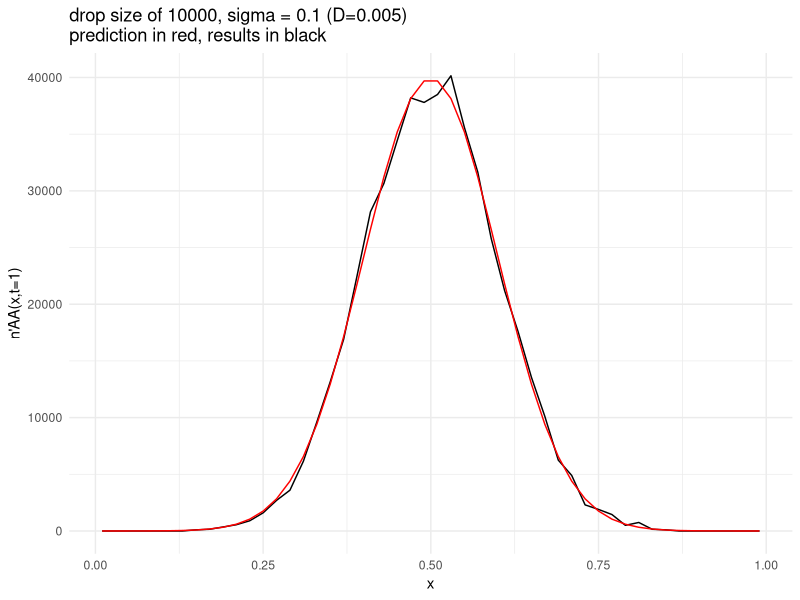
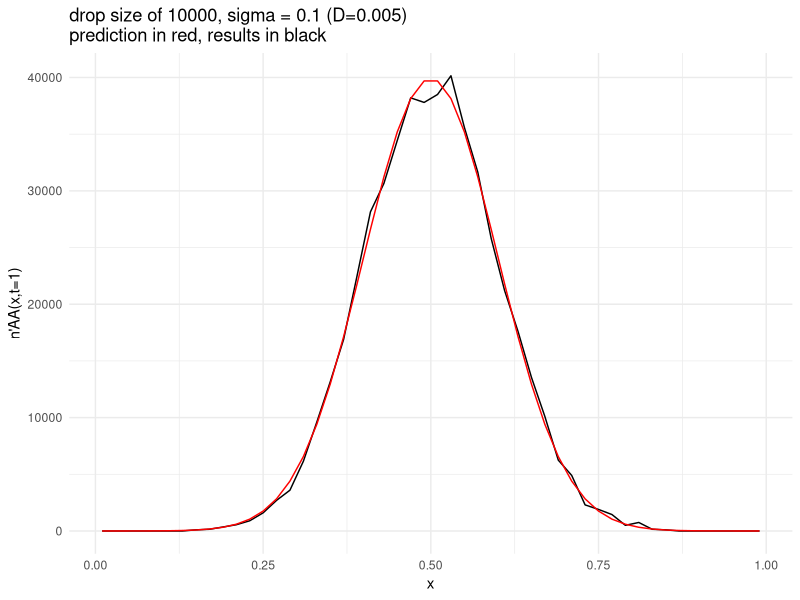

Generate these figures, in order, with R:
diffusion_nAA_expectation = function(x, sigma, m){
  D = 0.5*(sigma^2)
  t = 1
  term1 = m/sqrt(4*pi*D*t)
  x_adjust = x - 0.5 # the equation assumes that the drop occurred at x=0
  term2 = exp(-0.25*((x_adjust^2)/(D*t)))
  sol = term1*term2
  return(sol)
}

x_left = seq(0.0,0.98,by=0.02)
x_right = seq(0.02,1.0,by=0.02)
x_midpoints = (x_left+x_right)/2
m = 10000
sigma = 0.1


predicted_nAA = rep(-1,50)
for (i in 1:50){
  predicted_nAA[i] = diffusion_nAA_expectation(x_midpoints[i], sigma, m)
}

actual_nAA = rep(0,50)
actual_nAA[8:43] = c(100,150,350,550,900,1600,2700,3600,6150,9600,13150,16900,22500,28150,30650,34450,38200,37800,38500,40150,35600,31650,25800,21200,17600,13550,10100,6250,4900,2300,1900,1450,500,750,150,100)

library(tidyverse)
info = tibble(x = x_midpoints, predicted_nAA = predicted_nAA, actual_nAA = actual_nAA)
p = ggplot(info, aes(x = x )) + theme_minimal() + geom_line(aes(y = actual_nAA),color = "black") + xlab("x") + ylab("n'AA(x,t=1)") + ggtitle(paste0("drop size of ",m,", sigma = ",sigma," (D=",0.5*(sigma^2),") \nprediction in red, results in black")) + geom_line(aes(y = predicted_nAA), color = "red")
p

ggsave(filename = "/Users/isabelkim/Desktop/nAA_prime_predictions_vs_results_m10000_sigma0.1.png") 
